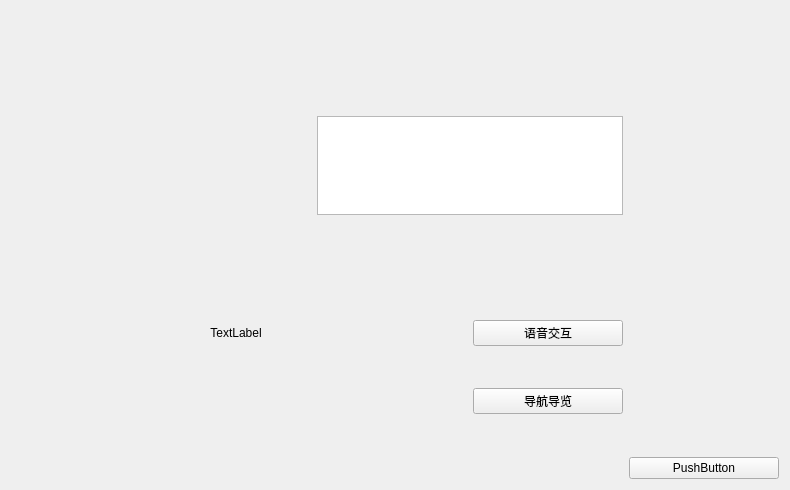
<?xml version="1.0" encoding="UTF-8"?>
<ui version="4.0">
 <class>Form</class>
 <widget class="QWidget" name="Form">
  <property name="geometry">
   <rect>
    <x>0</x>
    <y>0</y>
    <width>790</width>
    <height>490</height>
   </rect>
  </property>
  <property name="windowTitle">
   <string>Scene0</string>
  </property>
  <layout class="QGridLayout" name="gridLayout" rowstretch="1,1,1,1,1,1" columnstretch="1,1,1,1,1">
   <item row="1" column="2" colspan="2">
    <widget class="QTextBrowser" name="textBrowser"/>
   </item>
   <item row="0" column="2">
    <spacer name="verticalSpacer_5">
     <property name="orientation">
      <enum>Qt::Vertical</enum>
     </property>
     <property name="sizeHint" stdset="0">
      <size>
       <width>20</width>
       <height>40</height>
      </size>
     </property>
    </spacer>
   </item>
   <item row="5" column="1">
    <spacer name="horizontalSpacer">
     <property name="orientation">
      <enum>Qt::Horizontal</enum>
     </property>
     <property name="sizeHint" stdset="0">
      <size>
       <width>40</width>
       <height>20</height>
      </size>
     </property>
    </spacer>
   </item>
   <item row="3" column="1">
    <widget class="QLabel" name="label">
     <property name="text">
      <string>TextLabel</string>
     </property>
     <property name="alignment">
      <set>Qt::AlignCenter</set>
     </property>
    </widget>
   </item>
   <item row="4" column="1">
    <spacer name="verticalSpacer">
     <property name="orientation">
      <enum>Qt::Vertical</enum>
     </property>
     <property name="sizeHint" stdset="0">
      <size>
       <width>20</width>
       <height>40</height>
      </size>
     </property>
    </spacer>
   </item>
   <item row="5" column="2">
    <spacer name="horizontalSpacer_2">
     <property name="orientation">
      <enum>Qt::Horizontal</enum>
     </property>
     <property name="sizeHint" stdset="0">
      <size>
       <width>40</width>
       <height>20</height>
      </size>
     </property>
    </spacer>
   </item>
   <item row="0" column="3">
    <spacer name="verticalSpacer_6">
     <property name="orientation">
      <enum>Qt::Vertical</enum>
     </property>
     <property name="sizeHint" stdset="0">
      <size>
       <width>20</width>
       <height>40</height>
      </size>
     </property>
    </spacer>
   </item>
   <item row="5" column="0">
    <spacer name="horizontalSpacer_6">
     <property name="orientation">
      <enum>Qt::Horizontal</enum>
     </property>
     <property name="sizeHint" stdset="0">
      <size>
       <width>40</width>
       <height>20</height>
      </size>
     </property>
    </spacer>
   </item>
   <item row="5" column="3">
    <spacer name="horizontalSpacer_13">
     <property name="orientation">
      <enum>Qt::Horizontal</enum>
     </property>
     <property name="sizeHint" stdset="0">
      <size>
       <width>40</width>
       <height>20</height>
      </size>
     </property>
    </spacer>
   </item>
   <item row="3" column="3">
    <widget class="QPushButton" name="pushButton_2">
     <property name="text">
      <string>语音交互</string>
     </property>
    </widget>
   </item>
   <item row="5" column="4">
    <widget class="QPushButton" name="pushButton">
     <property name="text">
      <string>PushButton</string>
     </property>
    </widget>
   </item>
   <item row="0" column="0" rowspan="5">
    <spacer name="verticalSpacer_8">
     <property name="orientation">
      <enum>Qt::Vertical</enum>
     </property>
     <property name="sizeHint" stdset="0">
      <size>
       <width>20</width>
       <height>40</height>
      </size>
     </property>
    </spacer>
   </item>
   <item row="4" column="3">
    <widget class="QPushButton" name="pushButton_3">
     <property name="text">
      <string>导航导览</string>
     </property>
    </widget>
   </item>
   <item row="2" column="3">
    <spacer name="verticalSpacer_2">
     <property name="orientation">
      <enum>Qt::Vertical</enum>
     </property>
     <property name="sizeHint" stdset="0">
      <size>
       <width>20</width>
       <height>40</height>
      </size>
     </property>
    </spacer>
   </item>
   <item row="2" column="2" rowspan="3">
    <spacer name="verticalSpacer_4">
     <property name="orientation">
      <enum>Qt::Vertical</enum>
     </property>
     <property name="sizeHint" stdset="0">
      <size>
       <width>20</width>
       <height>40</height>
      </size>
     </property>
    </spacer>
   </item>
   <item row="0" column="1" rowspan="3">
    <spacer name="verticalSpacer_7">
     <property name="orientation">
      <enum>Qt::Vertical</enum>
     </property>
     <property name="sizeHint" stdset="0">
      <size>
       <width>20</width>
       <height>40</height>
      </size>
     </property>
    </spacer>
   </item>
   <item row="0" column="4" rowspan="5">
    <spacer name="verticalSpacer_3">
     <property name="orientation">
      <enum>Qt::Vertical</enum>
     </property>
     <property name="sizeHint" stdset="0">
      <size>
       <width>20</width>
       <height>40</height>
      </size>
     </property>
    </spacer>
   </item>
  </layout>
 </widget>
 <resources/>
 <connections/>
</ui>
